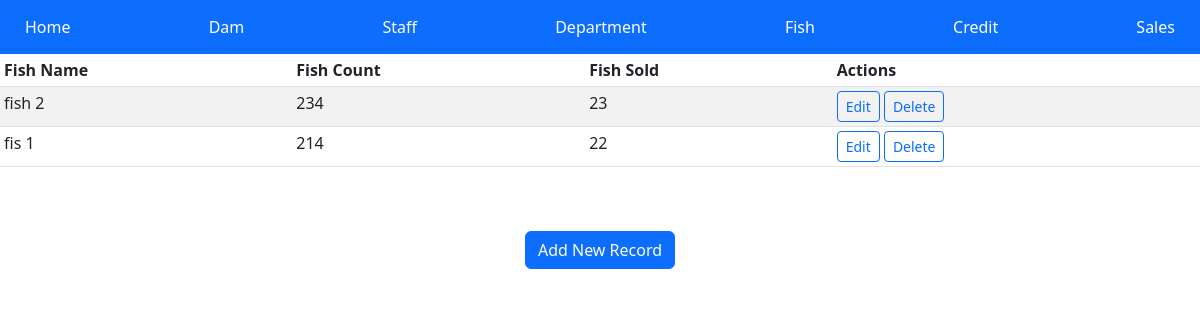
/fishshow, run on the app's committed database.
### fishfarm/models.py (models this page shows, shortened)
class ManageFish(models.Model):
    fishName=models.TextField()
    fishCount=models.IntegerField()
    fishSold=models.IntegerField()

### fishfarm/views.py (the view)
# urls.py: path('fishshow', ViewFish, name='fishshow'),
def ViewFish(request):
    fishs = ManageFish.objects.all()
    return render(request, "fishfarm/fishshow.html", {"fishs": fishs})

### templates/fishfarm/fishshow.html (shortened to what this page needs)
<!DOCTYPE html>
<html lang="en">
<head>
    <link href="https://cdn.jsdelivr.net/npm/bootstrap@5.2.0-beta1/dist/css/bootstrap.min.css" rel="stylesheet"
>
</head>
<body>
    <nav class="navbar navbar-dark bg-primary">
        <div class="container-fluid main-navbar">
            <a class="btn btn-primary" role="button" aria-disabled="true" href="{% url 'dashboard' %}">Home</a>
            <a class="btn btn-primary" role="button" aria-disabled="true" href="{% url 'damentry' %}">Dam</a>
            <a class=" btn btn-primary" role="button" aria-disabled="true" href="{% url 'staffshow' %}">Staff</a>
            <a class=" btn btn-primary" role="button" aria-disabled="true" href="{% url 'departmentshow' %}">Department</a>
            <a class=" btn btn-primary" role="button" aria-disabled="true" href="{% url 'fishshow' %}">Fish</a>
            <a class=" btn btn-primary" role="button" aria-disabled="true" href="{% url 'creditshow' %}">Credit</a>
            <a class=" btn btn-primary" role="button" aria-disabled="true" href="{% url 'salesshow' %}">Sales</a>
        </div>
    </nav>
    <table class=" table table-striped table-bodered table-sm">
                <thead class="thead-dark">
                    <tr>
                        <th>Fish Name</th>
                        <th>Fish Count</th>
                        <th>Fish Sold</th>
                        <th>Actions</th>
                    </tr>
                </thead>
                <tbody>
                    {% for fish in fishs %}
                    <tr>
                        <td>{{ fish.fishName }}</td>
                        <td>{{ fish.fishCount }}</td>
                        <td>{{ fish.fishSold }}</td>
                        <td>
                            <a href="/fishedit/{{ fish.id }}"><button type="button" class="btn btn-outline-primary btn-sm">Edit</button></a>
                            <a href="/fishdelete/{{ fish.id }}"><button type="button" class="btn btn-outline-primary btn-sm">Delete</button></a>
                        </td>
                    </tr>
                    {% endfor %}
                </tbody>
                </table>
                <br>
                <br>
                <center><a href="{% url 'fishadd' %}" class="btn btn-primary">Add New Record</a></center>
</body>
</html>

### data on the page
ManageFish: fishName "fish 2", fishCount "234", fishSold "23"
ManageFish: fishName "fis 1", fishCount "214", fishSold "22"
